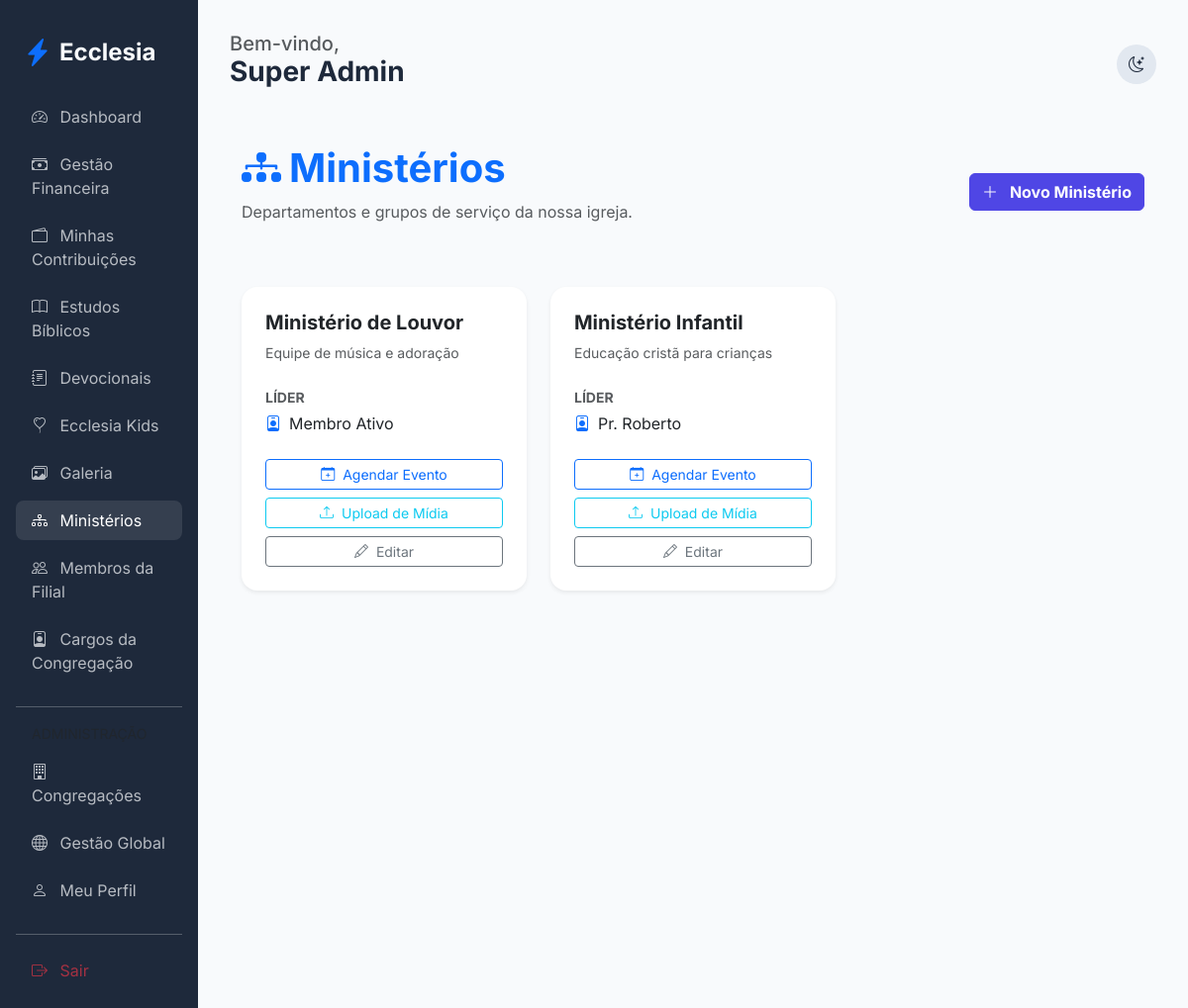
The page /members/ministries (signed in) on the database as committed earlier.
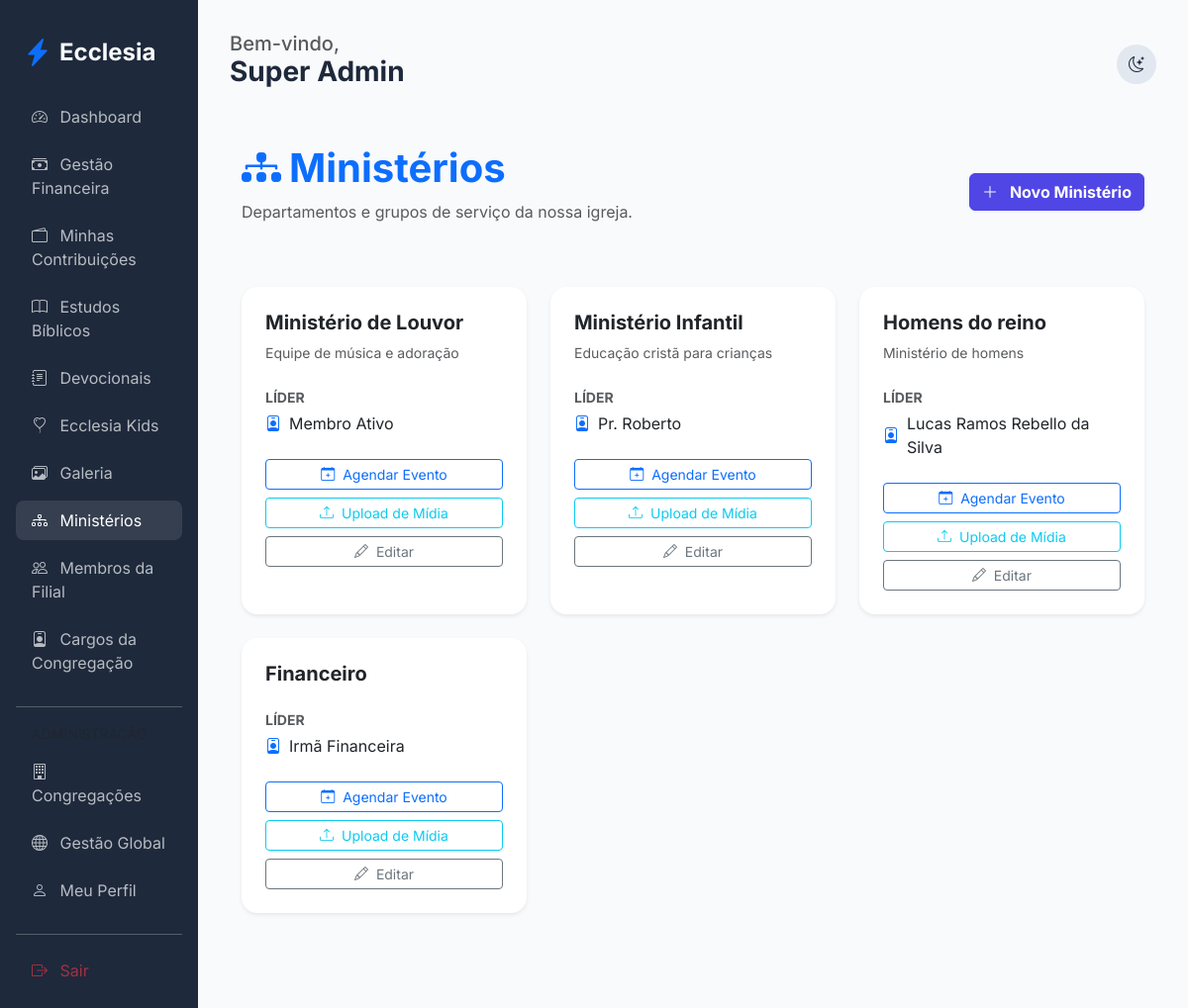
The same page on the database as committed later.
### app/core/models.py (models this page shows, shortened)
class User(db.Model, UserMixin):
    id = db.Column(db.Integer, primary_key=True)
    name = db.Column(db.String(100), nullable=False)
    email = db.Column(db.String(120), unique=True, nullable=False)
    password_hash = db.Column(db.String(128))
    birth_date = db.Column(db.Date)
    gender = db.Column(db.String(20))
    documents = db.Column(db.String(200)) # Flexível para diferentes países
    address = db.Column(db.Text)
    phone = db.Column(db.String(50))
    profile_photo = db.Column(db.String(255), nullable=True)
    status = db.Column(db.String(20), default='pending') # pending, active, rejected
    is_ministry_leader = db.Column(db.Boolean, default=False)
    church_id = db.Column(db.Integer, db.ForeignKey('church.id'))
    family_id = db.Column(db.Integer, db.ForeignKey('family.id'), nullable=True)
    church_role_id = db.Column(db.Integer, db.ForeignKey('church_role.id'), nullable=True)
    ministries = db.relationship('Ministry', secondary=member_ministries, backref=db.backref('members', lazy='dynamic'))
    can_manage_ministries = db.Column(db.Boolean, default=False)
    can_manage_media = db.Column(db.Boolean, default=False)
    can_publish_devotionals = db.Column(db.Boolean, default=False)
    can_approve_members = db.Column(db.Boolean, default=False)
    can_manage_finance = db.Column(db.Boolean, default=False)
    can_manage_kids = db.Column(db.Boolean, default=False)
    can_manage_events = db.Column(db.Boolean, default=False)

class Ministry(db.Model):
    id = db.Column(db.Integer, primary_key=True)
    name = db.Column(db.String(100), nullable=False)
    description = db.Column(db.Text)
    church_id = db.Column(db.Integer, db.ForeignKey('church.id'))
    leader_id = db.Column(db.Integer, db.ForeignKey('user.id'), nullable=True)
    events = db.relationship('Event', backref='ministry', lazy=True)
    leader = db.relationship('User', foreign_keys=[leader_id])
    transactions = db.relationship('MinistryTransaction', backref='ministry', lazy=True)

### app/modules/members/routes.py (the view)
@members_bp.route('/ministries')
@login_required
def list_ministries():
    if current_user.church_role and current_user.church_role.name == 'Administrador Global':
        ministries = Ministry.query.all()
    elif can_manage_ministries():
        ministries = Ministry.query.filter_by(church_id=current_user.church_id).all()
    else:
        ministries = current_user.ministries
    return render_template('members/ministries.html', ministries=ministries)

### app/templates/members/ministries.html
{% extends "base.html" %}
{% block content %}
<div class="container py-4">
    <div class="d-flex justify-content-between align-items-center mb-5">
        <div>
            <h1 class="fw-bold text-primary"><i class="bi bi-diagram-3-fill me-2"></i>Ministérios</h1>
            <p class="text-muted">Departamentos e grupos de serviço da nossa igreja.</p>
        </div>
        {% if current_user.can_manage_ministries or (current_user.church_role and current_user.church_role.name in ['Administrador Global', 'Pastor Líder']) %}
        <a href="{{ url_for('members.add_ministry') }}" class="btn btn-primary fw-bold">
            <i class="bi bi-plus-lg me-2"></i> Novo Ministério
        </a>
        {% endif %}
    </div>
    <div class="row g-4">
        {% for ministry in ministries %}
        <div class="col-md-6 col-lg-4">
            <div class="card h-100 border-0 shadow-sm">
                <div class="card-body p-4">
                    <h5 class="fw-bold mb-2">{{ ministry.name }}</h5>
                    <p class="text-muted small mb-4">{{ ministry.description }}</p>
                    <div class="mb-4">
                        <label class="small fw-bold text-muted d-block mb-1">LÍDER</label>
                        <div class="d-flex align-items-center">
                            <i class="bi bi-person-badge me-2 text-primary"></i>
                            <span>{{ ministry.leader.name if ministry.leader else 'Sem líder definido' }}</span>
                        </div>
                    </div>
                    <div class="d-grid gap-2">
                        {% if ministry.leader_id == current_user.id or current_user.can_manage_ministries or (current_user.church_role and current_user.church_role.name in ['Administrador Global', 'Pastor Líder']) %}
                        <a href="{{ url_for('members.add_ministry_event', id=ministry.id) }}" class="btn btn-sm btn-outline-primary">
                            <i class="bi bi-calendar-plus me-1"></i> Agendar Evento
                        </a>
                        <a href="{{ url_for('edification.upload_media', ministry_id=ministry.id) }}" class="btn btn-sm btn-outline-info">
                            <i class="bi bi-upload me-1"></i> Upload de Mídia
                        </a>
                        <a href="{{ url_for('members.edit_ministry', id=ministry.id) }}" class="btn btn-sm btn-outline-secondary">
                            <i class="bi bi-pencil me-1"></i> Editar
                        </a>
                        {% endif %}
                    </div>
                </div>
            </div>
        </div>
        {% else %}
        <div class="col-12 text-center py-5">
            <i class="bi bi-people fs-1 text-muted opacity-50 d-block mb-3"></i>
            <p class="text-muted">Nenhum ministério cadastrado.</p>
        </div>
        {% endfor %}
    </div>
</div>
{% endblock %}

### app/templates/base.html (shortened to what this page needs)
<!DOCTYPE html>
<html lang="pt-BR">
<head>
    <link href="https://cdn.jsdelivr.net/npm/bootstrap@5.3.0/dist/css/bootstrap.min.css" rel="stylesheet">
    <link href="https://cdn.jsdelivr.net/npm/bootstrap-icons@1.10.0/font/bootstrap-icons.css" rel="stylesheet">
    <link rel="stylesheet" href="{{ url_for('static', filename='css/premium.css') }}">
</head>
<body>
    <div class="container-fluid">
        <div class="row">
            {% if current_user.is_authenticated %}
            <div class="col-md-3 col-lg-2 sidebar d-none d-md-block">
                <div class="d-flex align-items-center mb-4 px-2">
                    <i class="bi bi-lightning-charge-fill text-primary fs-3 me-2"></i>
                    <h4 class="mb-0 fw-bold">Ecclesia</h4>
                </div>
                <nav class="nav flex-column">
                    <a class="nav-link {{ 'active' if request.endpoint == 'members.dashboard' }}" href="{{ url_for('members.dashboard') }}">
                        <i class="bi bi-speedometer2 me-2"></i> Dashboard
                    </a>
                    {% if current_user.can_manage_finance or (current_user.church_role and current_user.church_role.name in ['Administrador Global', 'Pastor Líder', 'Tesoureiro']) %}
                    <a class="nav-link {{ 'active' if request.endpoint == 'finance.dashboard' }}" href="{{ url_for('finance.dashboard') }}">
                        <i class="bi bi-cash-stack me-2"></i> Gestão Financeira
                    </a>
                    {% endif %}
                    <a class="nav-link {{ 'active' if request.endpoint == 'finance.member_finance' }}" href="{{ url_for('finance.member_finance') }}">
                        <i class="bi bi-wallet2 me-2"></i> Minhas Contribuições
                    </a>
                    <a class="nav-link {{ 'active' if request.endpoint == 'edification.studies' }}" href="{{ url_for('edification.studies') }}">
                        <i class="bi bi-book me-2"></i> Estudos Bíblicos
                    </a>
                    <a class="nav-link {{ 'active' if request.endpoint == 'edification.devotionals' }}" href="{{ url_for('edification.devotionals') }}">
                        <i class="bi bi-journal-text me-2"></i> Devocionais
                    </a>
                    {% if current_user.can_manage_kids or (current_user.church_role and current_user.church_role.name in ['Administrador Global', 'Pastor Líder']) %}
                    <a class="nav-link {{ 'active' if request.endpoint == 'edification.kids' }}" href="{{ url_for('edification.kids') }}">
                        <i class="bi bi-balloon-heart me-2"></i> Ecclesia Kids
                    </a>
                    {% endif %}
                    <a class="nav-link {{ 'active' if 'gallery' in request.endpoint }}" href="{{ url_for('edification.gallery') }}">
                        <i class="bi bi-images me-2"></i> Galeria
                    </a>
                    <a class="nav-link {{ 'active' if 'ministries' in request.endpoint }}" href="{{ url_for('members.list_ministries') }}">
                        <i class="bi bi-diagram-3 me-2"></i> Ministérios
                    </a>
                    {% if current_user.can_approve_members or (current_user.church_role and current_user.church_role.name in ['Administrador Global', 'Pastor Líder']) %}
                    <a class="nav-link {{ 'active' if 'church_members' in request.endpoint }}" href="{{ url_for('members.church_members') }}">
                        <i class="bi bi-people me-2"></i> Membros da Filial
                    </a>
                    {% endif %}
                    {% if current_user.can_approve_members or (current_user.church_role and current_user.church_role.name in ['Administrador Global', 'Pastor Líder']) %}
                    <a class="nav-link {{ 'active' if 'roles' in request.endpoint }}" href="{{ url_for('admin.list_roles') }}">
                        <i class="bi bi-person-badge me-2"></i> Cargos da Congregação
                    </a>
                    {% endif %}
                    {% if current_user.church_role and current_user.church_role.name == 'Administrador Global' %}
                    <hr class="my-3 opacity-25">
                    <label class="small text-muted px-3 mb-2">ADMINISTRAÇÃO</label>
                    <a class="nav-link {{ 'active' if 'admin.list_churches' in request.endpoint }}" href="{{ url_for('admin.list_churches') }}">
                        <i class="bi bi-building me-2"></i> Congregações
                    </a>
                    <a class="nav-link {{ 'active' if 'admin.list_members' in request.endpoint }}" href="{{ url_for('admin.list_members') }}">
                        <i class="bi bi-globe me-2"></i> Gestão Global
                    </a>
                    {% endif %}
                    <a class="nav-link" href="{{ url_for('members.profile') }}">
                        <i class="bi bi-person me-2"></i> Meu Perfil
                    </a>
                    <hr class="my-3 opacity-25">
                    <a class="nav-link text-danger" href="{{ url_for('auth.logout') }}">
                        <i class="bi bi-box-arrow-right me-2"></i> Sair
                    </a>
                </nav>
            </div>
            {% endif %}
            <div class="col-md-9 col-lg-10 main-content {{ 'mx-auto' if not current_user.is_authenticated }}">
                <header class="d-flex justify-content-between align-items-center mb-4">
                    <div>
                        {% if current_user.is_authenticated %}
                        <h5 class="text-muted mb-0">Bem-vindo,</h5>
                        <h3 class="fw-bold">{{ current_user.name }}</h3>
                        {% endif %}
                    </div>
                    <div class="d-flex align-items-center gap-3">
                        <div class="theme-toggle" onclick="toggleTheme()">
                            <i class="bi bi-moon-stars" id="theme-icon"></i>
                        </div>
                    </div>
                </header>
                {% block content %}{% endblock %}
            </div>
        </div>
    </div>
</body>
</html>

### app/static/css/premium.css (style rules this page uses)
:root { --primary: #4f46e5; --primary-hover: #4338ca; --secondary: #64748b; --success: #10b981; --danger: #ef4444; --warning: #f59e0b; --info: #06b6d4; --bg-main: #f8fafc; --bg-card: #ffffff; --text-main: #1e293b; --text-muted: #64748b; --border: #e2e8f0; --sidebar-bg: #1e293b; --sidebar-text: #f8fafc; --input-bg: #ffffff; }
body { font-family: 'Inter', sans-serif; background-color: var(--bg-main); color: var(--text-main); transition: all 0.3s ease; }
.sidebar { background-color: var(--sidebar-bg); color: var(--sidebar-text); min-height: 100vh; padding: 2rem 1rem; }
.nav-link { color: var(--sidebar-text); opacity: 0.7; transition: all 0.2s; border-radius: 0.5rem; margin-bottom: 0.5rem; }
.nav-link:hover, .nav-link.active { opacity: 1; background-color: rgba(255,255,255,0.1); color: white; }
.main-content { padding: 2rem; }
.card { background-color: var(--bg-card); border: 1px solid var(--border); border-radius: 1rem; box-shadow: 0 4px 6px -1px rgb(0 0 0 / 0.1); transition: transform 0.2s; }
.btn-primary { background-color: var(--primary); border-color: var(--primary); }
.theme-toggle { cursor: pointer; padding: 0.5rem; border-radius: 50%; background: var(--border); display: flex; align-items: center; justify-content: center; width: 40px; height: 40px; }

Rows that differ between the two databases and show on the page:
added Ministry: name "Homens do reino", description "Ministério de homens", leader "Lucas Ramos Rebello da Silva"
added Ministry: name "Financeiro", leader "Irmã Financeira"
